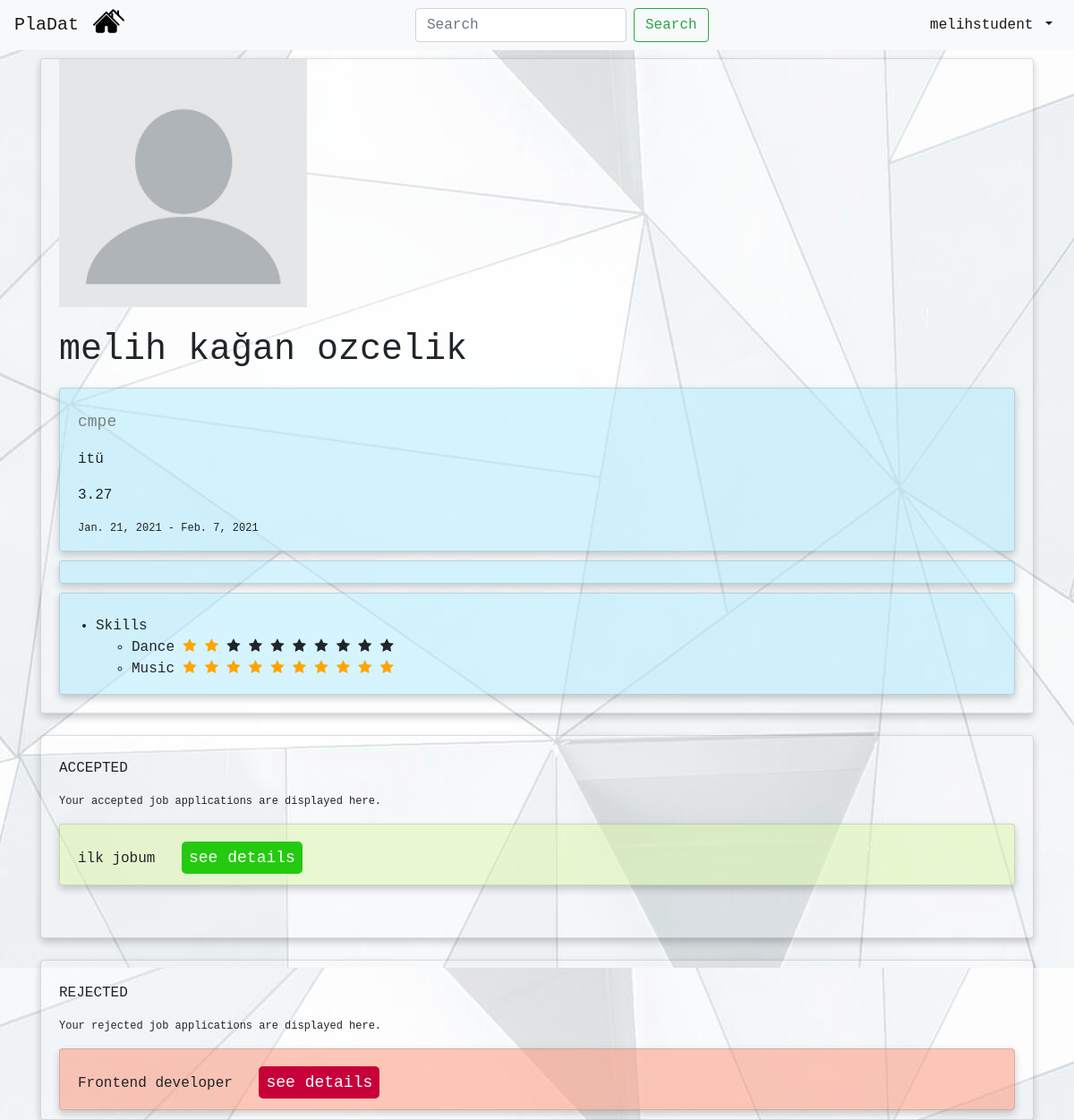
The app's page /profile/11/ (signed in), older data.
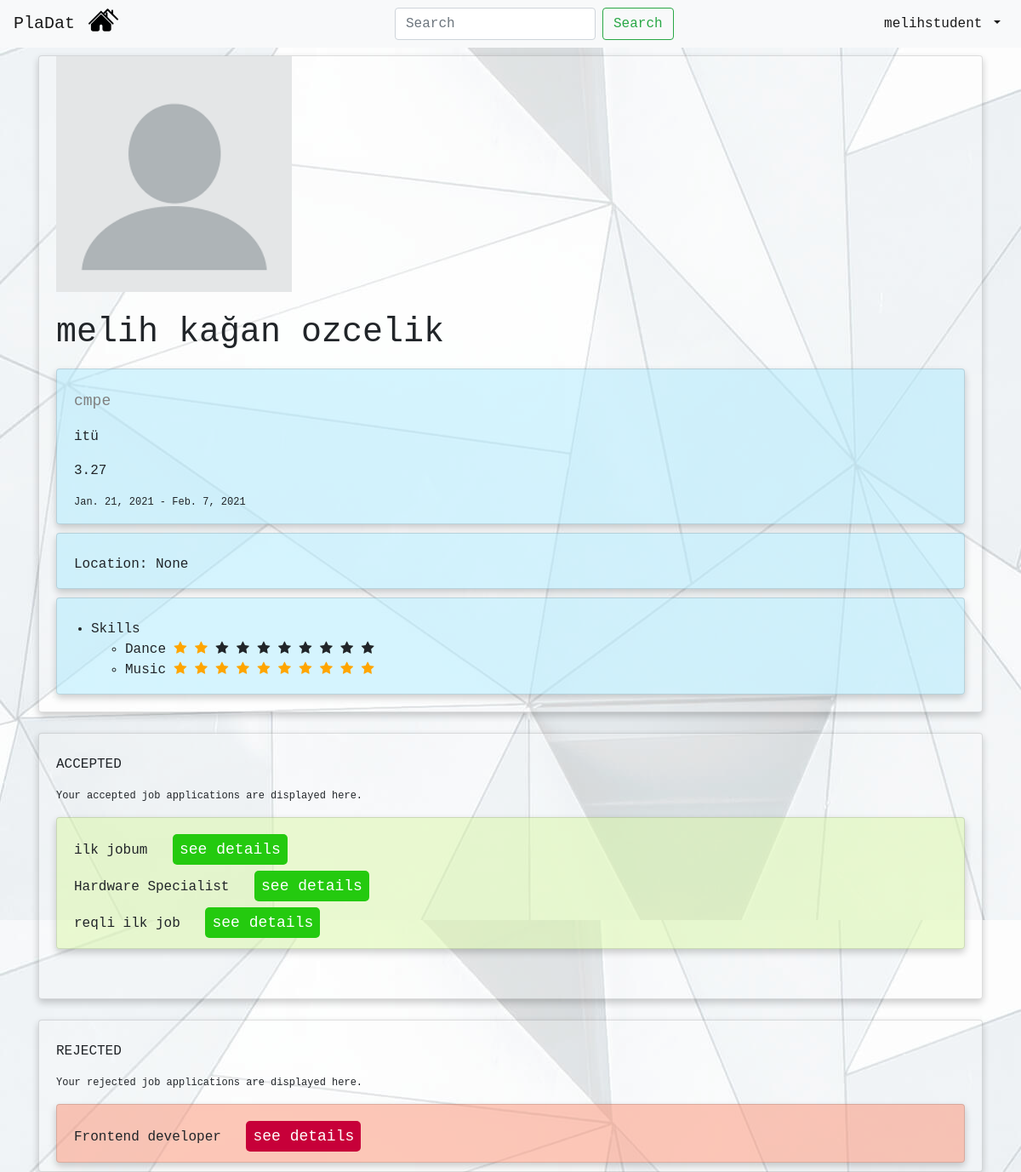
The same page, newer data.
### mainapp/models.py (models this page shows, shortened)
class Skill(models.Model):
    skill = models.CharField(max_length=100,default=None)

class Job(models.Model):
    employer = models.ForeignKey(Employer, on_delete=models.CASCADE,default=None) #employer_id
    job_title = models.CharField(max_length=100,default=None)
    job_description = models.CharField(max_length=100,default=None) #description
    publish_time = models.DateTimeField(auto_now_add=True, blank=True)
    due_date = models.DateField(default=None,null=True)
    req_departments = models.CharField(max_length=100,default=None,null=True)

class Student(models.Model):
    user_id = models.IntegerField(default=None)
    name = models.CharField(max_length=100,default=None)
    surname = models.CharField(max_length=100,default=None)
    school_name = models.CharField(max_length=100,default=None,null=True)
    department = models.CharField(max_length=100,default=None,null=True)
    birth_date = models.DateField(null=True, blank=True)
    start_date = models.DateField(null=True, blank=True)
    end_date = models.DateField(default=None,null=True)
    cgpa = models.FloatField(default=0.0,null=True) #gpa
    e_mail = models.EmailField(default=None,null=True)
    location = models.CharField(max_length=30, default=None, null=True)
    profile_img = models.ImageField(upload_to= user_directory_path, default='student-pp.png' )

### mainapp/views.py (the view, shortened to what this page needs)
# urls.py: path('profile/<int:userid>/', views.view_self_profile, name='view_self_profile'), # returns employer and student profile
@login_required
def view_self_profile(request, userid):
    current_user = request.user
    if Student.objects.filter(user_id=userid).count()==1:
        student = Student.objects.get(user_id=userid)
        students_skill_total = get_skill_rate_zipped_student(student)
        is_users_profile = (current_user.id == student.user_id) # check if profile is user's profile
        accepted_applications = Application.objects.filter(student_id=student.id, is_accepted=2)
        accepted_applications_jobs = []
        for item in accepted_applications:
            accepted_applications_jobs.append(Job.objects.get(id = item.job_id))
        declined_applications = Application.objects.filter(student_id=student.id, is_accepted=1)
        declined_applications_jobs = []
        for item in declined_applications:
            declined_applications_jobs.append(Job.objects.get(id = item.job_id))
        return render(request, "profile.html", {"student": student,
                                                "students_skill_total": students_skill_total,
                                                "accepted_applications_jobs": accepted_applications_jobs,
                                                "declined_applications_jobs": declined_applications_jobs,
                                                "is_users_profile": is_users_profile})

### mainapp/utils.py (called while the page is built)
def get_skill_rate_zipped_student(student):
    students_skill = StudentSkill.objects.filter(student_id=student.id)
    students_skill_list = []
    students_rate_list = []
    for item in students_skill:
        students_skill_list.append(Skill.objects.get(id=item.skill_id).skill)
        students_rate_list.append(item.rate)
    students_skill_total = zip(students_skill_list, students_rate_list)
    return students_skill_total

### mainapp/templates/profile.html (shortened to what this page needs)
{% extends 'navbar.html' %}
{% block content %}
<!DOCTYPE html>
<html lang="en">
<head>
    {% load static %}
    <link href="{% static "main.css" %}" rel="stylesheet" />
    <link rel="stylesheet" href="https://maxcdn.bootstrapcdn.com/bootstrap/4.0.0/css/bootstrap.min.css">
    <link rel="stylesheet" href="https://cdnjs.cloudflare.com/ajax/libs/font-awesome/4.7.0/css/font-awesome.min.css">
</head>
<body>
    <div class="card" style="margin: auto">
        <img src="{{ student.profile_img.url }}" alt="John" style="width:25%; margin-left: 20px">
        <br>
        <h1 style="margin-left: 20px">{{student.name}}  {{student.surname}}</h1>
        <div class="card" style="background-color:rgba(172, 234, 253, 0.5); margin-left:20px; margin-top:10px; margin-right:20px">
            <br>
            <p class="major"> {{student.department}} </p>
            <p> {{student.school_name}} </p>
            {% if student.cgpa != 0.0 %}
            <p> {{student.cgpa}} </p>
            {% endif %}
            {% if student.start_date %}
            {% if student.end_date %}
            <p style="font-size: 12px"> {{student.start_date}} - {{student.end_date}} </p>
            {% endif %}
            {% endif %}
        </div>
        <div class="card" style="background-color:rgba(172, 234, 253, 0.5); margin-left:20px; margin-top:10px; margin-right:20px">
            <br>
            {% if student.location %}
            <p> Location: {{student.location}} </p>
            {% endif %}
        </div>
        <div class="card" style="background-color:rgba(172, 234, 253, 0.5); margin-left:20px; margin-top:10px; margin-right:20px; margin-bottom:20px">
            <br>
            <ul >
                <li> Skills </li>
                    <ul >
                      {% for skill,rate in students_skill_total %}
                        <li> {{skill}}
                          {% for i in '0123456789'|make_list %}
                          {% if forloop.counter <= rate %}
                          <span class="fa fa-star checked"></span>
                          {% else %}
                          <span class="fa fa-star"></span>
                          {% endif %}
                          {% endfor %}
                        </li>
                      {% endfor %}
                    </ul>
            </ul>
        </div>
  </div>
    <br>
    <div class="card" style="background-color:">
        <br>
        {% if is_users_profile %}
          <p>ACCEPTED</p>
            <p style="font-size:12px"> Your accepted job applications are displayed here. </p>
        <div class="card" style="margin-left:20px; margin-right:20px; margin-bottom:10px; background-color:rgba(218, 247, 166, 0.5)">
            <br>
          {% for item in accepted_applications_jobs %}
            <p> {{item.job_title}}
          <a href="{% url 'see_details' jobid=item.id %}" style="margin-left:20px; border-radius: 5px; outline: 0; display: inline; padding: 8px;
      color: white; background-color: #24CA0F; text-align: center; cursor: pointer; font-size: 18px; width:10%"> see details </a>
            </p>
          {% endfor %}
        {% endif %}
        </div>
      <br><br>
    </div>
    <br>
    <div class="card" >
        <br>
        {% if is_users_profile %}
          <p>REJECTED</p>
            <p style="font-size:12px"> Your rejected job applications are displayed here. </p>
            <div class="card" style="margin-left:20px; margin-right:20px; margin-bottom:10px; background-color:rgba(252, 144, 114, 0.5)">
                <br>
              {% for item in declined_applications_jobs %}
                <p> {{item.job_title}}
              <a href="{% url 'see_details' jobid=item.id %}" style="margin-left:20px; border-radius: 5px; outline: 0; display: inline; padding: 8px;
      color: white; background-color: #C70039 ; text-align: center; cursor: pointer; font-size: 18px; width:10%"> see details </a>
                </p>
                {% endfor %}
                {% endif %}
            </div>
    </div>
</body>
</html>
{% endblock %}

Row changes from the older to the newer data that the page shows:
changed Student "melih kağan": location (not shown) → "None"
now on this page (row unchanged): Job: job_title "Hardware Specialist"
now on this page (row unchanged): Job: job_title "reqli ilk job"
Text that changed along with them:
text now shown: "Location:"
